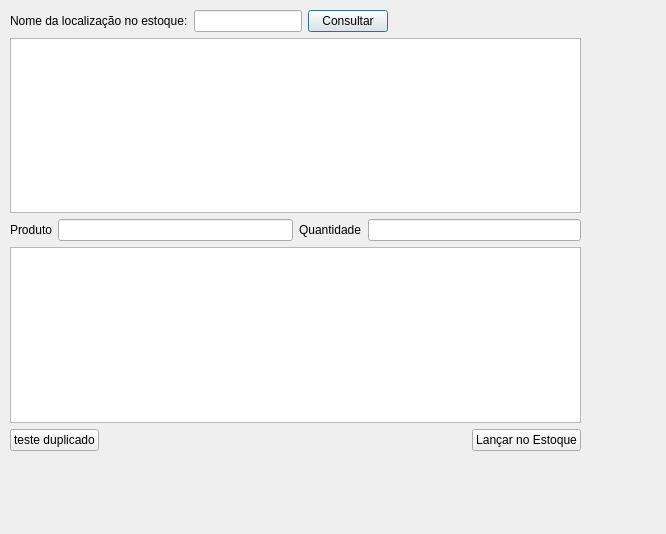
<?xml version="1.0" encoding="UTF-8"?>
<ui version="4.0">
 <class>lancar_entrada_no_estoque</class>
 <widget class="QDialog" name="lancar_entrada_no_estoque">
  <property name="geometry">
   <rect>
    <x>0</x>
    <y>0</y>
    <width>666</width>
    <height>534</height>
   </rect>
  </property>
  <property name="windowTitle">
   <string>Dialog</string>
  </property>
  <widget class="QWidget" name="layoutWidget">
   <property name="geometry">
    <rect>
     <x>10</x>
     <y>10</y>
     <width>571</width>
     <height>441</height>
    </rect>
   </property>
   <layout class="QVBoxLayout" name="verticalLayout_3">
    <item>
     <layout class="QVBoxLayout" name="verticalLayout_2">
      <item>
       <layout class="QHBoxLayout" name="estoque_horizontalLayout_9">
        <item>
         <layout class="QHBoxLayout" name="horizontalLayout_8">
          <item>
           <widget class="QLabel" name="label_5">
            <property name="text">
             <string>Nome da localização no estoque:</string>
            </property>
           </widget>
          </item>
          <item>
           <widget class="QLineEdit" name="txt_local_estoque"/>
          </item>
         </layout>
        </item>
        <item>
         <widget class="QPushButton" name="btn_local_estoque">
          <property name="text">
           <string>Consultar</string>
          </property>
         </widget>
        </item>
        <item>
         <spacer name="horizontalSpacer">
          <property name="orientation">
           <enum>Qt::Horizontal</enum>
          </property>
          <property name="sizeHint" stdset="0">
           <size>
            <width>40</width>
            <height>20</height>
           </size>
          </property>
         </spacer>
        </item>
       </layout>
      </item>
      <item>
       <widget class="QTableWidget" name="tableWidget_local_estoque"/>
      </item>
     </layout>
    </item>
    <item>
     <layout class="QHBoxLayout" name="lancar_horizontalLayout_7">
      <item>
       <layout class="QHBoxLayout" name="horizontalLayout_3">
        <item>
         <widget class="QLabel" name="label_3">
          <property name="text">
           <string>Produto</string>
          </property>
         </widget>
        </item>
        <item>
         <widget class="QLineEdit" name="txt_add_produto"/>
        </item>
       </layout>
      </item>
      <item>
       <layout class="QHBoxLayout" name="horizontalLayout_4">
        <item>
         <widget class="QLabel" name="label_4">
          <property name="text">
           <string>Quantidade</string>
          </property>
         </widget>
        </item>
        <item>
         <widget class="QLineEdit" name="txt_add_qtde_produto"/>
        </item>
       </layout>
      </item>
     </layout>
    </item>
    <item>
     <widget class="QTableWidget" name="tableWidget_lancar_produtos"/>
    </item>
    <item>
     <layout class="QHBoxLayout" name="horizontalLayout">
      <item>
       <widget class="QPushButton" name="pushButton">
        <property name="text">
         <string>teste duplicado</string>
        </property>
       </widget>
      </item>
      <item>
       <spacer name="horizontalSpacer_2">
        <property name="orientation">
         <enum>Qt::Horizontal</enum>
        </property>
        <property name="sizeHint" stdset="0">
         <size>
          <width>40</width>
          <height>20</height>
         </size>
        </property>
       </spacer>
      </item>
      <item>
       <widget class="QPushButton" name="btn_lancar_estoque">
        <property name="text">
         <string>Lançar no Estoque</string>
        </property>
       </widget>
      </item>
     </layout>
    </item>
   </layout>
  </widget>
 </widget>
 <resources/>
 <connections/>
</ui>
